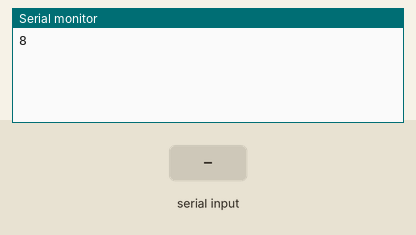
Bench run of a sketch on a simulated ESP32. Parts: the last lines printed to the serial monitor. The test bench sets the inputs (shaded band). WiFi joins after 1.5 s; servers stay silent unless stated.

Above: at 3.0 s.
3.1 s: "Empty" received over the second serial link
At 4.9 s:
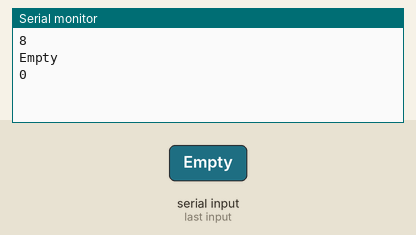
5.6 s: "Parked" received over the second serial link
At 7.4 s:
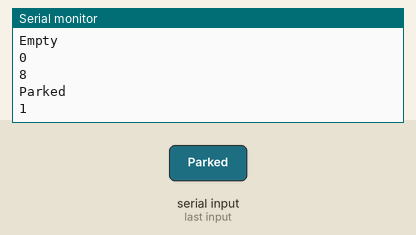
Timing chart, 0 to 8.9 s (numbered marks = the images above; inputs shaded):
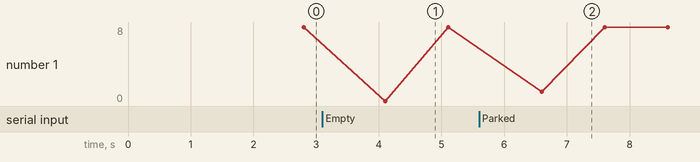

Measured:
- after the input at 3.1 s, the serial monitor: prints a new line after 1.0 s (image 1)
- after the input at 5.6 s, the serial monitor: prints a new line after 1.0 s (image 2)

The sketch:

ESP32Code.ino
```cpp
#define BLYNK_TEMPLATE_ID "TMPL3H-oy1mU2"
#define BLYNK_TEMPLATE_NAME "Quickstart Template"
#define BLYNK_AUTH_TOKEN "KbAZB0Fz3tsz65TL7JS1SCkeHgmuKHBo"

 /* Comment this out to disable prints and save space */
 #define BLYNK_PRINT Serial

 // My variables for Serial Transmission
 #define RXp 3
 #define TXp 1
 String park_string;
 int park_status;

 #include <WiFi.h>
 #include <WiFiClient.h>
 #include <BlynkSimpleEsp32.h>

 // Your WiFi credentials.
 // Set password to "" for open networks.
 char ssid[] = "iQOO_9T_Sahil";
 char pass[] = "nhibtarha";

 BlynkTimer timer;

 // This function is called every time the Virtual Pin 0 statechanges
BLYNK_WRITE(V0)
{
 // Set incoming value from pin V0 to a variable
 int value = param.asInt();
 // Update state
Blynk.virtualWrite(V1, value);
 }
 BLYNK_CONNECTED()

{
// Change Web Link Button message to "Congratulations!"
Blynk.setProperty(V3, "offImageUrl", "https://static-image.nyc3.cdn.digitaloceanspaces.com/general/fte/congratulations.png");
Blynk.setProperty(V3, "onImageUrl", "https://static-image.nyc3.cdn.digitaloceanspaces.com/general/fte/congratulations_pressed.png");
Blynk.setProperty(V3, "url", "https://docs.blynk.io/en/getting-started/what-do-i-need-to-blynk/how-quickstartdevice-was-made");
}

// This function sends Arduino’s uptime every second toVirtual Pin 2.
void myTimerEvent()
 {
// You can send any value at any time.
// Please don’t send more that 10 values per second.
Blynk.virtualWrite(V2, millis() / 1000);
}

void setup()
 {
Serial.begin(115200);
Serial2.begin(9600, SERIAL_8N1, RXp, TXp);
 Blynk.begin(BLYNK_AUTH_TOKEN, ssid, pass);

// Setup a function to be called every second
timer.setInterval(1000L, myTimerEvent);
 }

void loop()
 {
 Blynk.run();
 timer.run();
 park_string=Serial2.readString();
park_string.trim();
Serial.println(park_string);
 if(park_string=="Empty")
{
 park_status=0;

}
else if(park_string=="Parked")
 {
park_status=1;
 }
 else
{
park_status=8;
 }
 Serial.println(park_status);
 Blynk.virtualWrite(V1,park_status);
 Blynk.virtualWrite(V1,park_status);
 }
```
